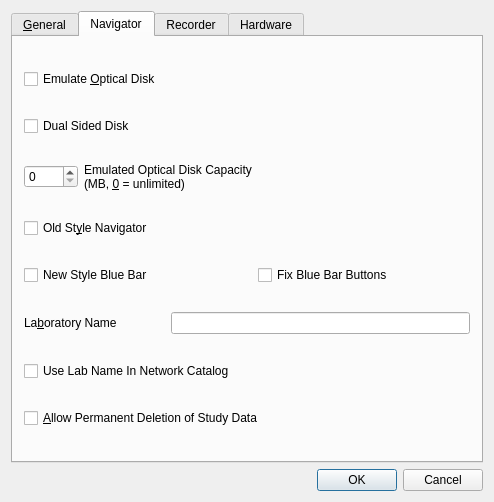
<?xml version="1.0" encoding="UTF-8"?>
<ui version="4.0">
 <class>SimulatorSettingsDialog</class>
 <widget class="QDialog" name="SimulatorSettingsDialog">
  <property name="geometry">
   <rect>
    <x>0</x>
    <y>0</y>
    <width>494</width>
    <height>502</height>
   </rect>
  </property>
  <property name="windowTitle">
   <string>Simulator Settings</string>
  </property>
  <layout class="QGridLayout">
   <item row="0" column="0">
    <widget class="QTabWidget" name="tabWidget">
     <property name="currentIndex">
      <number>1</number>
     </property>
     <widget class="QWidget" name="tabGeneral">
      <attribute name="title">
       <string>&amp;General</string>
      </attribute>
      <layout class="QGridLayout">
       <item row="0" column="0">
        <widget class="QCheckBox" name="administratorAccountRequiredCheckBox">
         <property name="text">
          <string>&amp;Administer Account Required</string>
         </property>
         <property name="shortcut">
          <string>Alt+A</string>
         </property>
        </widget>
       </item>
       <item row="1" column="0">
        <widget class="QCheckBox" name="hideSimulatorMenuCheckBox">
         <property name="text">
          <string>Hide Simulator Settings &amp;Menu Item From Users</string>
         </property>
         <property name="shortcut">
          <string>Alt+M</string>
         </property>
        </widget>
       </item>
      </layout>
     </widget>
     <widget class="QWidget" name="tabNavigator">
      <attribute name="title">
       <string>Navigator</string>
      </attribute>
      <layout class="QGridLayout">
       <item row="0" column="0" colspan="4">
        <widget class="QCheckBox" name="emulateOpticalDiskCheckBox">
         <property name="text">
          <string>Emulate &amp;Optical Disk</string>
         </property>
         <property name="shortcut">
          <string>Alt+O</string>
         </property>
        </widget>
       </item>
       <item row="1" column="0" colspan="4">
        <widget class="QCheckBox" name="dualSidedDiskCheckBox">
         <property name="text">
          <string>Dual Sided Disk</string>
         </property>
         <property name="shortcut">
          <string/>
         </property>
        </widget>
       </item>
       <item row="2" column="0">
        <widget class="QSpinBox" name="emulatedOpticalDiskCapacitySpinBox">
         <property name="maximum">
          <number>1028</number>
         </property>
         <property name="singleStep">
          <number>16</number>
         </property>
        </widget>
       </item>
       <item row="2" column="1" colspan="2">
        <widget class="QLabel" name="textLabel1_2_2">
         <property name="text">
          <string>Emulated Optical Disk Capacity 
(MB, &amp;0 = unlimited)</string>
         </property>
         <property name="buddy">
          <cstring>emulatedOpticalDiskCapacitySpinBox</cstring>
         </property>
        </widget>
       </item>
       <item row="2" column="3">
        <spacer>
         <property name="orientation">
          <enum>Qt::Horizontal</enum>
         </property>
         <property name="sizeType">
          <enum>QSizePolicy::Expanding</enum>
         </property>
         <property name="sizeHint" stdset="0">
          <size>
           <width>40</width>
           <height>20</height>
          </size>
         </property>
        </spacer>
       </item>
       <item row="3" column="0" colspan="4">
        <widget class="QCheckBox" name="oldStyleNavigatorCheckBox">
         <property name="text">
          <string>Old St&amp;yle Navigator</string>
         </property>
         <property name="shortcut">
          <string>Alt+Y</string>
         </property>
        </widget>
       </item>
       <item row="4" column="0" colspan="2">
        <widget class="QCheckBox" name="newStyleBlueBarCheckBox">
         <property name="text">
          <string>New Style Blue Bar</string>
         </property>
         <property name="shortcut">
          <string/>
         </property>
        </widget>
       </item>
       <item row="5" column="0" colspan="2">
        <widget class="QLabel" name="textLabel1">
         <property name="text">
          <string>La&amp;boratory Name</string>
         </property>
         <property name="buddy">
          <cstring>labNameLineEdit</cstring>
         </property>
        </widget>
       </item>
       <item row="5" column="2" colspan="2">
        <widget class="QLineEdit" name="labNameLineEdit"/>
       </item>
       <item row="6" column="0" colspan="4">
        <widget class="QCheckBox" name="useLabNameCheckBox">
         <property name="text">
          <string>Use Lab Name In Network Catalog</string>
         </property>
         <property name="shortcut">
          <string/>
         </property>
        </widget>
       </item>
       <item row="7" column="0" colspan="4">
        <widget class="QCheckBox" name="permanentDeleteCheckBox">
         <property name="text">
          <string>&amp;Allow Permanent Deletion of Study Data</string>
         </property>
         <property name="shortcut">
          <string>Alt+A</string>
         </property>
        </widget>
       </item>
       <item row="4" column="3">
        <widget class="QCheckBox" name="bluePanelTweakCheckBox">
         <property name="text">
          <string>Fix Blue Bar Buttons</string>
         </property>
        </widget>
       </item>
      </layout>
     </widget>
     <widget class="QWidget" name="tabRecorder">
      <attribute name="title">
       <string>Recorder</string>
      </attribute>
      <layout class="QGridLayout" name="gridLayout">
       <item row="0" column="0">
        <widget class="QCheckBox" name="emulateTwoScreensCheckBox">
         <property name="text">
          <string>Emulate 2 Screens</string>
         </property>
        </widget>
       </item>
       <item row="1" column="0">
        <widget class="QCheckBox" name="emulateOneScreenCheckBox">
         <property name="text">
          <string>Emulate 1 Screen</string>
         </property>
        </widget>
       </item>
       <item row="2" column="0">
        <widget class="QCheckBox" name="emulateWindowsManagerCheckBox">
         <property name="text">
          <string>Emulate CardioLab Windows Manager</string>
         </property>
        </widget>
       </item>
       <item row="3" column="0">
        <widget class="QCheckBox" name="emulatePruckaTilingCheckBox">
         <property name="text">
          <string>Tiling Using CardioLab Layout</string>
         </property>
        </widget>
       </item>
       <item row="4" column="0">
        <widget class="QCheckBox" name="immovablePatientStatusBarCheckBox">
         <property name="text">
          <string>Immovable Patient Status Bar</string>
         </property>
        </widget>
       </item>
       <item row="5" column="0">
        <widget class="QCheckBox" name="patientStatusBarHasTitleCheckBox">
         <property name="text">
          <string>Patient Status Bar Has Title</string>
         </property>
        </widget>
       </item>
       <item row="6" column="0">
        <widget class="QCheckBox" name="recorderHasStatusBarCheckBox">
         <property name="text">
          <string>Recorder Window Has Status Bar</string>
         </property>
        </widget>
       </item>
      </layout>
     </widget>
     <widget class="QWidget" name="tabHardware">
      <attribute name="title">
       <string>Hardware</string>
      </attribute>
      <layout class="QGridLayout" name="gridLayout_2">
       <item row="0" column="0">
        <widget class="QComboBox" name="amplifierTypeComboBox">
         <item>
          <property name="text">
           <string>32 Channel</string>
          </property>
         </item>
         <item>
          <property name="text">
           <string>48 Channel</string>
          </property>
         </item>
         <item>
          <property name="text">
           <string>64 Channel</string>
          </property>
         </item>
         <item>
          <property name="text">
           <string>96 Channel</string>
          </property>
         </item>
         <item>
          <property name="text">
           <string>128 Channel</string>
          </property>
         </item>
        </widget>
       </item>
       <item row="0" column="1">
        <widget class="QLabel" name="label">
         <property name="text">
          <string>Amplifier Type</string>
         </property>
         <property name="buddy">
          <cstring>amplifierTypeComboBox</cstring>
         </property>
        </widget>
       </item>
       <item row="1" column="0">
        <spacer name="verticalSpacer">
         <property name="orientation">
          <enum>Qt::Vertical</enum>
         </property>
         <property name="sizeHint" stdset="0">
          <size>
           <width>20</width>
           <height>372</height>
          </size>
         </property>
        </spacer>
       </item>
      </layout>
     </widget>
    </widget>
   </item>
   <item row="1" column="0">
    <widget class="QDialogButtonBox" name="buttonBox">
     <property name="standardButtons">
      <set>QDialogButtonBox::Cancel|QDialogButtonBox::Ok</set>
     </property>
    </widget>
   </item>
  </layout>
 </widget>
 <layoutdefault spacing="6" margin="11"/>
 <pixmapfunction>qPixmapFromMimeSource</pixmapfunction>
 <tabstops>
  <tabstop>tabWidget</tabstop>
  <tabstop>administratorAccountRequiredCheckBox</tabstop>
  <tabstop>hideSimulatorMenuCheckBox</tabstop>
  <tabstop>emulateOpticalDiskCheckBox</tabstop>
  <tabstop>dualSidedDiskCheckBox</tabstop>
  <tabstop>emulatedOpticalDiskCapacitySpinBox</tabstop>
  <tabstop>oldStyleNavigatorCheckBox</tabstop>
  <tabstop>newStyleBlueBarCheckBox</tabstop>
  <tabstop>bluePanelTweakCheckBox</tabstop>
  <tabstop>labNameLineEdit</tabstop>
  <tabstop>useLabNameCheckBox</tabstop>
  <tabstop>permanentDeleteCheckBox</tabstop>
  <tabstop>emulateTwoScreensCheckBox</tabstop>
  <tabstop>emulateOneScreenCheckBox</tabstop>
  <tabstop>emulateWindowsManagerCheckBox</tabstop>
  <tabstop>emulatePruckaTilingCheckBox</tabstop>
  <tabstop>immovablePatientStatusBarCheckBox</tabstop>
  <tabstop>patientStatusBarHasTitleCheckBox</tabstop>
  <tabstop>recorderHasStatusBarCheckBox</tabstop>
  <tabstop>amplifierTypeComboBox</tabstop>
  <tabstop>buttonBox</tabstop>
 </tabstops>
 <resources/>
 <connections/>
</ui>
